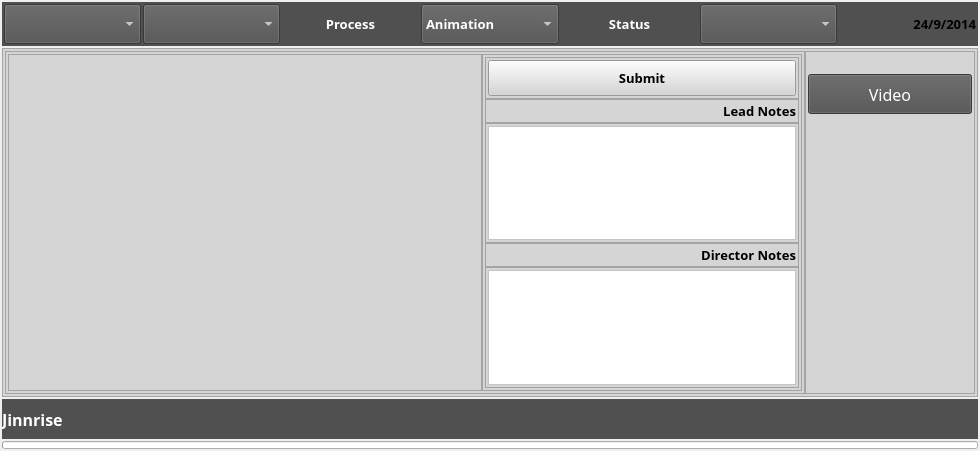
<?xml version="1.0" encoding="UTF-8"?>
<ui version="4.0">
 <class>art_Wiz</class>
 <widget class="QWidget" name="art_Wiz">
  <property name="geometry">
   <rect>
    <x>0</x>
    <y>0</y>
    <width>980</width>
    <height>451</height>
   </rect>
  </property>
  <property name="windowTitle">
   <string>art_Wiz</string>
  </property>
  <layout class="QVBoxLayout" name="verticalLayout">
   <property name="spacing">
    <number>2</number>
   </property>
   <property name="leftMargin">
    <number>2</number>
   </property>
   <property name="topMargin">
    <number>2</number>
   </property>
   <property name="rightMargin">
    <number>2</number>
   </property>
   <property name="bottomMargin">
    <number>2</number>
   </property>
   <item>
    <widget class="QFrame" name="epdateLayout">
     <property name="minimumSize">
      <size>
       <width>0</width>
       <height>0</height>
      </size>
     </property>
     <property name="maximumSize">
      <size>
       <width>16777215</width>
       <height>16777215</height>
      </size>
     </property>
     <property name="styleSheet">
      <string notr="true">background-color: rgb(80, 80, 80);</string>
     </property>
     <property name="frameShape">
      <enum>QFrame::NoFrame</enum>
     </property>
     <property name="frameShadow">
      <enum>QFrame::Sunken</enum>
     </property>
     <layout class="QHBoxLayout" name="horizontalLayout">
      <property name="spacing">
       <number>2</number>
      </property>
      <property name="leftMargin">
       <number>2</number>
      </property>
      <property name="topMargin">
       <number>2</number>
      </property>
      <property name="rightMargin">
       <number>2</number>
      </property>
      <property name="bottomMargin">
       <number>2</number>
      </property>
      <item>
       <widget class="QComboBox" name="procombo">
        <property name="minimumSize">
         <size>
          <width>0</width>
          <height>40</height>
         </size>
        </property>
        <property name="maximumSize">
         <size>
          <width>16777215</width>
          <height>16777215</height>
         </size>
        </property>
        <property name="font">
         <font>
          <family>Trebuchet MS</family>
          <pointsize>12</pointsize>
          <weight>50</weight>
          <bold>false</bold>
         </font>
        </property>
        <property name="styleSheet">
         <string notr="true">color: rgb(255, 255, 255);</string>
        </property>
        <property name="insertPolicy">
         <enum>QComboBox::InsertAlphabetically</enum>
        </property>
       </widget>
      </item>
      <item>
       <widget class="QComboBox" name="epcombo">
        <property name="minimumSize">
         <size>
          <width>120</width>
          <height>40</height>
         </size>
        </property>
        <property name="maximumSize">
         <size>
          <width>16777215</width>
          <height>16777215</height>
         </size>
        </property>
        <property name="font">
         <font>
          <family>Trebuchet MS</family>
          <pointsize>12</pointsize>
          <weight>50</weight>
          <bold>false</bold>
         </font>
        </property>
        <property name="styleSheet">
         <string notr="true">color: rgb(255, 255, 255);</string>
        </property>
       </widget>
      </item>
      <item>
       <widget class="QLabel" name="proceslab">
        <property name="minimumSize">
         <size>
          <width>120</width>
          <height>40</height>
         </size>
        </property>
        <property name="maximumSize">
         <size>
          <width>16777215</width>
          <height>16777215</height>
         </size>
        </property>
        <property name="font">
         <font>
          <family>Trebuchet MS</family>
          <pointsize>10</pointsize>
          <weight>75</weight>
          <bold>true</bold>
         </font>
        </property>
        <property name="styleSheet">
         <string notr="true">color: rgb(255, 255, 255);</string>
        </property>
        <property name="text">
         <string>Process</string>
        </property>
        <property name="alignment">
         <set>Qt::AlignCenter</set>
        </property>
       </widget>
      </item>
      <item>
       <widget class="QComboBox" name="proscombo">
        <property name="minimumSize">
         <size>
          <width>120</width>
          <height>40</height>
         </size>
        </property>
        <property name="maximumSize">
         <size>
          <width>16777215</width>
          <height>16777215</height>
         </size>
        </property>
        <property name="font">
         <font>
          <family>Trebuchet MS</family>
          <pointsize>10</pointsize>
          <weight>75</weight>
          <bold>true</bold>
         </font>
        </property>
        <property name="styleSheet">
         <string notr="true">color: rgb(255, 255, 255);</string>
        </property>
        <item>
         <property name="text">
          <string>Animation</string>
         </property>
        </item>
        <item>
         <property name="text">
          <string>Blocking</string>
         </property>
        </item>
        <item>
         <property name="text">
          <string>Previs</string>
         </property>
        </item>
       </widget>
      </item>
      <item>
       <widget class="QLabel" name="label">
        <property name="minimumSize">
         <size>
          <width>120</width>
          <height>40</height>
         </size>
        </property>
        <property name="maximumSize">
         <size>
          <width>16777215</width>
          <height>16777215</height>
         </size>
        </property>
        <property name="font">
         <font>
          <family>Trebuchet MS</family>
          <pointsize>10</pointsize>
          <weight>75</weight>
          <bold>true</bold>
         </font>
        </property>
        <property name="styleSheet">
         <string notr="true">color: rgb(255, 255, 255);</string>
        </property>
        <property name="text">
         <string>Status</string>
        </property>
        <property name="alignment">
         <set>Qt::AlignCenter</set>
        </property>
       </widget>
      </item>
      <item>
       <widget class="QComboBox" name="statfilcombo">
        <property name="minimumSize">
         <size>
          <width>120</width>
          <height>40</height>
         </size>
        </property>
        <property name="maximumSize">
         <size>
          <width>16777215</width>
          <height>16777215</height>
         </size>
        </property>
        <property name="font">
         <font>
          <family>Trebuchet MS</family>
          <pointsize>10</pointsize>
          <weight>75</weight>
          <bold>true</bold>
         </font>
        </property>
        <property name="styleSheet">
         <string notr="true">color: rgb(255, 255, 255);</string>
        </property>
       </widget>
      </item>
      <item>
       <widget class="QLabel" name="datelab">
        <property name="minimumSize">
         <size>
          <width>0</width>
          <height>40</height>
         </size>
        </property>
        <property name="font">
         <font>
          <family>Trebuchet MS</family>
          <pointsize>10</pointsize>
          <weight>75</weight>
          <bold>true</bold>
         </font>
        </property>
        <property name="text">
         <string>24/9/2014</string>
        </property>
        <property name="alignment">
         <set>Qt::AlignRight|Qt::AlignTrailing|Qt::AlignVCenter</set>
        </property>
       </widget>
      </item>
     </layout>
    </widget>
   </item>
   <item>
    <widget class="QFrame" name="mainLayout">
     <property name="styleSheet">
      <string notr="true">background-color: rgb(213, 213, 213);</string>
     </property>
     <property name="frameShape">
      <enum>QFrame::StyledPanel</enum>
     </property>
     <property name="frameShadow">
      <enum>QFrame::Raised</enum>
     </property>
     <layout class="QHBoxLayout" name="horizontalLayout_2">
      <property name="spacing">
       <number>0</number>
      </property>
      <property name="leftMargin">
       <number>2</number>
      </property>
      <property name="topMargin">
       <number>2</number>
      </property>
      <property name="rightMargin">
       <number>2</number>
      </property>
      <property name="bottomMargin">
       <number>2</number>
      </property>
      <item>
       <widget class="QFrame" name="subLayout">
        <property name="frameShape">
         <enum>QFrame::StyledPanel</enum>
        </property>
        <property name="frameShadow">
         <enum>QFrame::Raised</enum>
        </property>
        <layout class="QHBoxLayout" name="horizontalLayout_4">
         <property name="spacing">
          <number>0</number>
         </property>
         <property name="leftMargin">
          <number>2</number>
         </property>
         <property name="topMargin">
          <number>2</number>
         </property>
         <property name="rightMargin">
          <number>2</number>
         </property>
         <property name="bottomMargin">
          <number>2</number>
         </property>
         <item>
          <widget class="QTableView" name="tabv">
           <property name="editTriggers">
            <set>QAbstractItemView::DoubleClicked</set>
           </property>
           <property name="alternatingRowColors">
            <bool>true</bool>
           </property>
           <property name="selectionBehavior">
            <enum>QAbstractItemView::SelectRows</enum>
           </property>
           <property name="sortingEnabled">
            <bool>true</bool>
           </property>
           <attribute name="horizontalHeaderCascadingSectionResizes">
            <bool>true</bool>
           </attribute>
           <attribute name="verticalHeaderCascadingSectionResizes">
            <bool>true</bool>
           </attribute>
          </widget>
         </item>
         <item>
          <widget class="QFrame" name="detLayout">
           <property name="minimumSize">
            <size>
             <width>320</width>
             <height>0</height>
            </size>
           </property>
           <property name="maximumSize">
            <size>
             <width>320</width>
             <height>16777215</height>
            </size>
           </property>
           <property name="frameShape">
            <enum>QFrame::StyledPanel</enum>
           </property>
           <property name="frameShadow">
            <enum>QFrame::Raised</enum>
           </property>
           <layout class="QVBoxLayout" name="verticalLayout_3">
            <property name="spacing">
             <number>0</number>
            </property>
            <property name="leftMargin">
             <number>2</number>
            </property>
            <property name="topMargin">
             <number>2</number>
            </property>
            <property name="rightMargin">
             <number>2</number>
            </property>
            <property name="bottomMargin">
             <number>2</number>
            </property>
            <item>
             <widget class="QFrame" name="dtlnLayout">
              <property name="frameShape">
               <enum>QFrame::StyledPanel</enum>
              </property>
              <property name="frameShadow">
               <enum>QFrame::Raised</enum>
              </property>
              <layout class="QVBoxLayout" name="verticalLayout_4">
               <property name="spacing">
                <number>2</number>
               </property>
               <property name="leftMargin">
                <number>2</number>
               </property>
               <property name="topMargin">
                <number>2</number>
               </property>
               <property name="rightMargin">
                <number>2</number>
               </property>
               <property name="bottomMargin">
                <number>2</number>
               </property>
               <item>
                <widget class="QPushButton" name="subbut">
                 <property name="minimumSize">
                  <size>
                   <width>0</width>
                   <height>36</height>
                  </size>
                 </property>
                 <property name="maximumSize">
                  <size>
                   <width>16777215</width>
                   <height>36</height>
                  </size>
                 </property>
                 <property name="font">
                  <font>
                   <family>Trebuchet MS</family>
                   <pointsize>10</pointsize>
                   <weight>75</weight>
                   <bold>true</bold>
                  </font>
                 </property>
                 <property name="text">
                  <string>Submit</string>
                 </property>
                </widget>
               </item>
              </layout>
             </widget>
            </item>
            <item>
             <widget class="QFrame" name="lLayout">
              <property name="frameShape">
               <enum>QFrame::StyledPanel</enum>
              </property>
              <property name="frameShadow">
               <enum>QFrame::Raised</enum>
              </property>
              <layout class="QHBoxLayout" name="horizontalLayout_8">
               <property name="spacing">
                <number>4</number>
               </property>
               <property name="leftMargin">
                <number>2</number>
               </property>
               <property name="topMargin">
                <number>2</number>
               </property>
               <property name="rightMargin">
                <number>2</number>
               </property>
               <property name="bottomMargin">
                <number>2</number>
               </property>
               <item>
                <widget class="QLabel" name="lcuren">
                 <property name="font">
                  <font>
                   <family>Trebuchet MS</family>
                   <pointsize>10</pointsize>
                   <weight>75</weight>
                   <bold>true</bold>
                  </font>
                 </property>
                 <property name="text">
                  <string/>
                 </property>
                 <property name="alignment">
                  <set>Qt::AlignBottom|Qt::AlignLeading|Qt::AlignLeft</set>
                 </property>
                </widget>
               </item>
               <item>
                <widget class="QLabel" name="lclab">
                 <property name="maximumSize">
                  <size>
                   <width>16777215</width>
                   <height>20</height>
                  </size>
                 </property>
                 <property name="font">
                  <font>
                   <family>Trebuchet MS</family>
                   <pointsize>10</pointsize>
                   <weight>75</weight>
                   <bold>true</bold>
                  </font>
                 </property>
                 <property name="text">
                  <string>Lead Notes</string>
                 </property>
                 <property name="alignment">
                  <set>Qt::AlignBottom|Qt::AlignRight|Qt::AlignTrailing</set>
                 </property>
                </widget>
               </item>
              </layout>
             </widget>
            </item>
            <item>
             <widget class="QFrame" name="lcLayout">
              <property name="minimumSize">
               <size>
                <width>0</width>
                <height>100</height>
               </size>
              </property>
              <property name="maximumSize">
               <size>
                <width>16777215</width>
                <height>16777215</height>
               </size>
              </property>
              <property name="frameShape">
               <enum>QFrame::StyledPanel</enum>
              </property>
              <property name="frameShadow">
               <enum>QFrame::Raised</enum>
              </property>
              <layout class="QHBoxLayout" name="horizontalLayout_7">
               <property name="spacing">
                <number>2</number>
               </property>
               <property name="leftMargin">
                <number>2</number>
               </property>
               <property name="topMargin">
                <number>2</number>
               </property>
               <property name="rightMargin">
                <number>2</number>
               </property>
               <property name="bottomMargin">
                <number>2</number>
               </property>
               <item>
                <widget class="QPlainTextEdit" name="lcCom">
                 <property name="styleSheet">
                  <string notr="true">background-color: rgb(255, 255, 255);</string>
                 </property>
                 <property name="readOnly">
                  <bool>true</bool>
                 </property>
                </widget>
               </item>
              </layout>
             </widget>
            </item>
            <item>
             <widget class="QFrame" name="dnLayout">
              <property name="frameShape">
               <enum>QFrame::StyledPanel</enum>
              </property>
              <property name="frameShadow">
               <enum>QFrame::Raised</enum>
              </property>
              <layout class="QHBoxLayout" name="horizontalLayout_3">
               <property name="spacing">
                <number>2</number>
               </property>
               <property name="leftMargin">
                <number>2</number>
               </property>
               <property name="topMargin">
                <number>2</number>
               </property>
               <property name="rightMargin">
                <number>2</number>
               </property>
               <property name="bottomMargin">
                <number>2</number>
               </property>
               <item>
                <widget class="QLabel" name="dcuren">
                 <property name="font">
                  <font>
                   <family>Trebuchet MS</family>
                   <pointsize>10</pointsize>
                   <weight>75</weight>
                   <bold>true</bold>
                  </font>
                 </property>
                 <property name="text">
                  <string/>
                 </property>
                 <property name="alignment">
                  <set>Qt::AlignBottom|Qt::AlignLeading|Qt::AlignLeft</set>
                 </property>
                </widget>
               </item>
               <item>
                <widget class="QLabel" name="dclab">
                 <property name="maximumSize">
                  <size>
                   <width>16777215</width>
                   <height>20</height>
                  </size>
                 </property>
                 <property name="font">
                  <font>
                   <family>Trebuchet MS</family>
                   <pointsize>10</pointsize>
                   <weight>75</weight>
                   <bold>true</bold>
                  </font>
                 </property>
                 <property name="text">
                  <string>Director Notes</string>
                 </property>
                 <property name="alignment">
                  <set>Qt::AlignBottom|Qt::AlignRight|Qt::AlignTrailing</set>
                 </property>
                </widget>
               </item>
              </layout>
              <zorder>dclab</zorder>
              <zorder>dcuren</zorder>
             </widget>
            </item>
            <item>
             <widget class="QFrame" name="dcLayout">
              <property name="maximumSize">
               <size>
                <width>16777215</width>
                <height>16777215</height>
               </size>
              </property>
              <property name="frameShape">
               <enum>QFrame::StyledPanel</enum>
              </property>
              <property name="frameShadow">
               <enum>QFrame::Raised</enum>
              </property>
              <layout class="QHBoxLayout" name="horizontalLayout_6">
               <property name="spacing">
                <number>2</number>
               </property>
               <property name="leftMargin">
                <number>2</number>
               </property>
               <property name="topMargin">
                <number>2</number>
               </property>
               <property name="rightMargin">
                <number>2</number>
               </property>
               <property name="bottomMargin">
                <number>2</number>
               </property>
               <item>
                <widget class="QPlainTextEdit" name="dcCom">
                 <property name="styleSheet">
                  <string notr="true">
background-color: rgb(255, 255, 255);</string>
                 </property>
                 <property name="readOnly">
                  <bool>true</bool>
                 </property>
                </widget>
               </item>
              </layout>
             </widget>
            </item>
           </layout>
          </widget>
         </item>
        </layout>
       </widget>
      </item>
      <item>
       <widget class="QFrame" name="prevLayout">
        <property name="frameShape">
         <enum>QFrame::StyledPanel</enum>
        </property>
        <property name="frameShadow">
         <enum>QFrame::Raised</enum>
        </property>
        <layout class="QVBoxLayout" name="verticalLayout_2">
         <property name="spacing">
          <number>2</number>
         </property>
         <property name="leftMargin">
          <number>2</number>
         </property>
         <property name="topMargin">
          <number>2</number>
         </property>
         <property name="rightMargin">
          <number>2</number>
         </property>
         <property name="bottomMargin">
          <number>2</number>
         </property>
         <item>
          <widget class="QPushButton" name="videobut">
           <property name="minimumSize">
            <size>
             <width>0</width>
             <height>38</height>
            </size>
           </property>
           <property name="maximumSize">
            <size>
             <width>2000</width>
             <height>40</height>
            </size>
           </property>
           <property name="font">
            <font>
             <family>Trebuchet MS</family>
             <pointsize>12</pointsize>
             <weight>50</weight>
             <bold>false</bold>
            </font>
           </property>
           <property name="styleSheet">
            <string notr="true">background-color: rgb(80, 80, 80);
color: rgb(255, 255, 255);</string>
           </property>
           <property name="text">
            <string>Video</string>
           </property>
          </widget>
         </item>
         <item>
          <widget class="QLabel" name="prevlab">
           <property name="minimumSize">
            <size>
             <width>164</width>
             <height>105</height>
            </size>
           </property>
           <property name="maximumSize">
            <size>
             <width>164</width>
             <height>105</height>
            </size>
           </property>
           <property name="text">
            <string/>
           </property>
           <property name="pixmap">
            <pixmap>S:/intelture/Pipeline/noPreview.png</pixmap>
           </property>
          </widget>
         </item>
         <item>
          <widget class="QLabel" name="prolab">
           <property name="minimumSize">
            <size>
             <width>164</width>
             <height>105</height>
            </size>
           </property>
           <property name="maximumSize">
            <size>
             <width>164</width>
             <height>105</height>
            </size>
           </property>
           <property name="text">
            <string/>
           </property>
           <property name="pixmap">
            <pixmap>S:/intelture/Pipeline/noPreview.png</pixmap>
           </property>
          </widget>
         </item>
        </layout>
       </widget>
      </item>
     </layout>
    </widget>
   </item>
   <item>
    <widget class="QLabel" name="curstate">
     <property name="minimumSize">
      <size>
       <width>0</width>
       <height>40</height>
      </size>
     </property>
     <property name="maximumSize">
      <size>
       <width>16777215</width>
       <height>40</height>
      </size>
     </property>
     <property name="font">
      <font>
       <family>Trebuchet MS</family>
       <pointsize>12</pointsize>
       <weight>75</weight>
       <bold>true</bold>
      </font>
     </property>
     <property name="styleSheet">
      <string notr="true">background-color: rgb(80, 80, 80);
color: rgb(255, 255, 255);</string>
     </property>
     <property name="text">
      <string>Jinnrise</string>
     </property>
    </widget>
   </item>
   <item>
    <widget class="QProgressBar" name="progressBar">
     <property name="maximumSize">
      <size>
       <width>16777215</width>
       <height>8</height>
      </size>
     </property>
     <property name="value">
      <number>0</number>
     </property>
     <property name="textVisible">
      <bool>false</bool>
     </property>
     <property name="invertedAppearance">
      <bool>false</bool>
     </property>
     <property name="textDirection">
      <enum>QProgressBar::TopToBottom</enum>
     </property>
    </widget>
   </item>
  </layout>
 </widget>
 <layoutdefault spacing="6" margin="11"/>
 <resources/>
 <connections/>
</ui>
